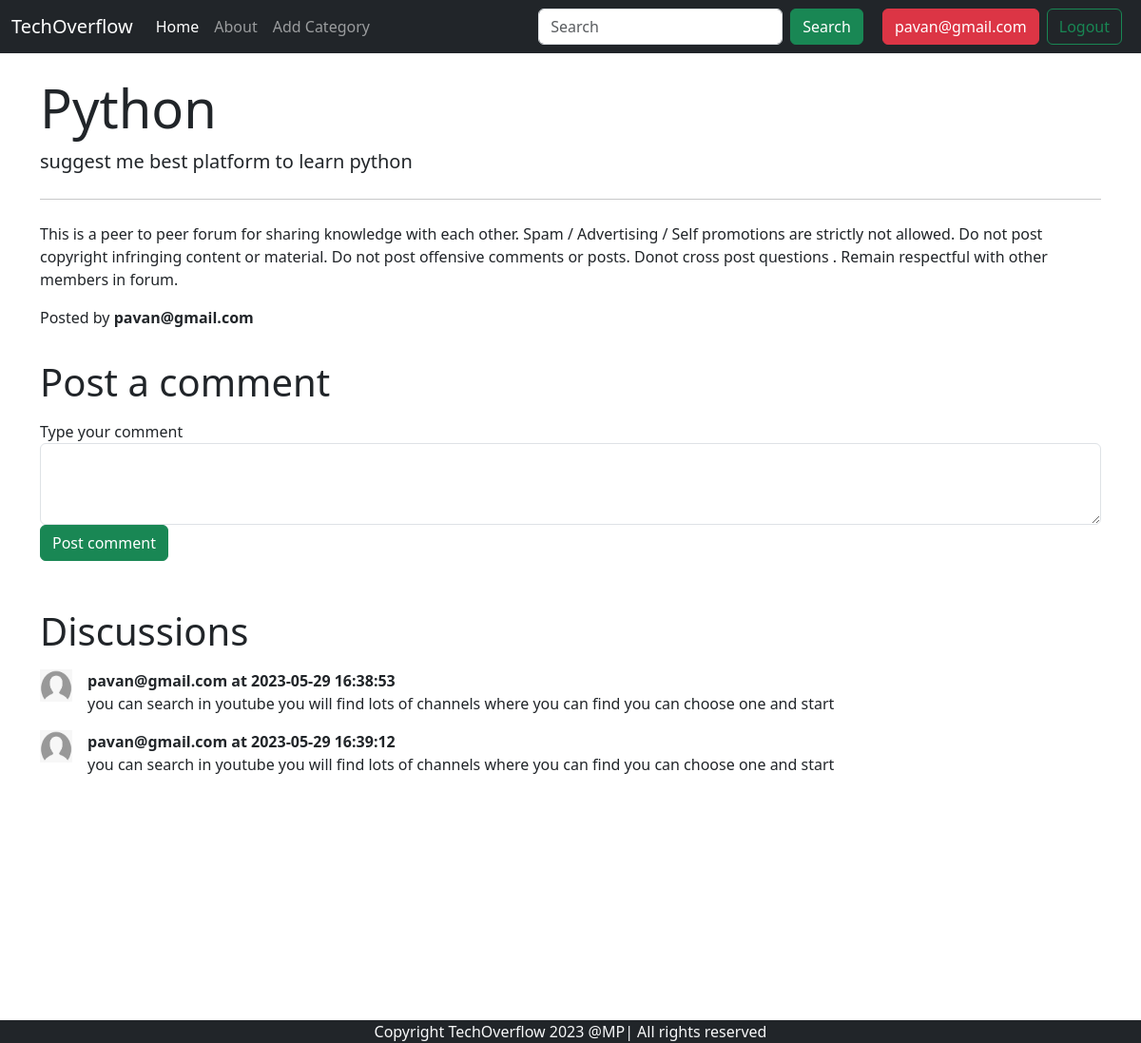
The app's page /thread.php?threadid=1 (signed in) with its own data.
### tables this page shows
CREATE TABLE `threads` (
  `thread_id` int(11) NOT NULL,
  `thread_title` varchar(255) DEFAULT NULL,
  `thread_description` text DEFAULT NULL,
  `thread_category_id` int(11) DEFAULT NULL,
  `thread_user_id` int(11) DEFAULT NULL,
  `timestamp` datetime DEFAULT current_timestamp()
);

CREATE TABLE `users` (
  `sno` int(11) NOT NULL,
  `user_email` varchar(255) DEFAULT NULL,
  `user_password` varchar(255) DEFAULT NULL,
  `timestamp` datetime DEFAULT current_timestamp()
);

CREATE TABLE `comments` (
  `comment_id` int(11) NOT NULL,
  `comment_content` text DEFAULT NULL,
  `thread_id` int(11) DEFAULT NULL,
  `comment_time` datetime DEFAULT current_timestamp(),
  `comment_by` int(11) DEFAULT NULL
);

### thread.php (the view, shortened to what this page needs)
<!doctype html>
<html lang="en">
<head>
    <link href="https://cdn.jsdelivr.net/npm/bootstrap@5.3.0-alpha3/dist/css/bootstrap.min.css" rel="stylesheet"
>
</head>
<body>
</body>
</html>
<?php
require "./partials/_header.php";
require "./partials/_dbconnect.php";
?>
<?php
    $id=$_GET['threadid'];
    $sql="SELECT * FROM threads WHERE thread_id=$id";
    $result=mysqli_query($conn,$sql);
    while($row=mysqli_fetch_assoc($result))
    {
       $thread_title=$row['thread_title'];
       $thread_description=$row['thread_description'];
       $thread_user_id=$row['thread_user_id'];
       $qry="SELECT user_email FROM `users` WHERE sno='$thread_user_id'";
       $res=mysqli_query($conn,$qry);
       $rows=mysqli_fetch_assoc($res);
    }
?>
<div class="container my-4">
    <div class="jumbotron">
        <h1 class="display-4"> <?php echo $thread_title ?> </h1>
        <p class="lead"><?php echo $thread_description ?>
            <hr class="my-4">
        <p>This is a peer to peer forum for sharing knowledge with each other. Spam / Advertising / Self promotions are
            strictly not allowed. Do not post copyright infringing content or material. Do not post offensive comments
            or posts. Donot cross post questions . Remain respectful with other members in forum.</p>
        <p class="text-left">Posted by <b><?php echo $rows['user_email'] ?></b></p>
    </div>
</div>
<?php
    if(isset($_SESSION['loggedin']) && $_SESSION['loggedin']==true)
    {
        echo '<div class="container" style="margin-bottom: 50px;">
        <h1 class="py-2">Post a comment</h1>
        <form action="'. $_SERVER["REQUEST_URI"].'" method="post">
            <div class="form-group">
                <label for="comment">Type your comment</label>
                <textarea name="comment" id="comment" rows="3" class="form-control"></textarea>
            </div>
            <button type="submit" class="btn btn-success">Post comment</button>
        </form>
    </div>';
    }
?>
<div class="container" style=" min-height:433px">
    <h1>Discussions</h1>
    <?php
        $id=$_GET['threadid'];
        $sql="SELECT * FROM comments WHERE thread_id=$id";
        $result=mysqli_query($conn,$sql);
        while($row=mysqli_fetch_assoc($result))
        {
            $content=$row['comment_content'];
            $comment_time=$row['comment_time'];
            $thread_user_id=$row['comment_by'];
            $sql2="SELECT user_email FROM `users` WHERE sno='$thread_user_id'";
            $result2=mysqli_query($conn,$sql2);
            $row2=mysqli_fetch_assoc($result2);
            echo '
            <div class="d-flex my-3">
                <div class="flex-shrink-0">
                    <img src="./Images/userdefault.jfif" alt="..." width="34px" height="34px">
                </div>
                <div class="flex-grow-1 ms-3">
                    <p class="font-weight-bold my-0"><b>'. $row2['user_email'] .' at '. $comment_time .'</b></p>
                    ' . $content . '
                </div>
            </div>';
        }
    ?>
</div>
<?php
require "./partials/_footer.php";
?>

### records on screen
threads: thread_title "Python", thread_description "suggest me best platform to learn python"
users: user_email "pavan@gmail.com"
comments: users.user_email "pavan@gmail.com", comment_time "2023-05-29 16:38:53", comment_content "you can search in youtube you will find lots of channels where you can find you can choose one and start"
comments: users.user_email "pavan@gmail.com", comment_time "2023-05-29 16:39:12", comment_content "you can search in youtube you will find lots of channels where you can find you can choose one and start"

### other values on screen
$_SESSION['user_email'] "pavan@gmail.com"
